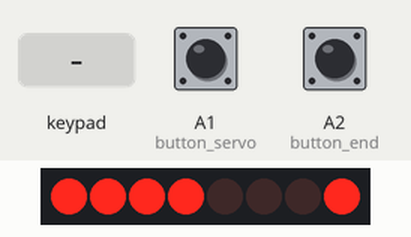
Recording of a sketch running on a simulated Arduino Uno, built with avr-gcc and run on an emulated ATmega328P. On the bench: 8 shift-register outputs drawn as a row of LEDs (first output left, lit = HIGH). Wiring (inferred from the names in the program): shift register (74HC595): data pin 12; shift clock pin 18; latch pin 19. Wiring (inferred from the signals the program sends): row of LEDs: on Q0, Q1, Q2, Q3, Q4, Q5, Q6, Q7. The inputs (shaded band) are chosen by the test bench; at power-on: A1 (button_servo) HIGH, A2 (button_end) HIGH. Random numbers use the default seed unless the sketch sets one; what the sketch prints to the serial monitor is not drawn.

Above: at 1.2 s.
1.3 s: keypad keys 2 4 7 3 pressed 0.4 s apart
At 3.1 s:
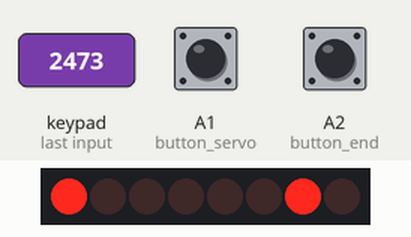
At 5.6 s:
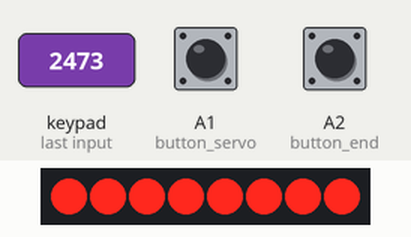
5.9 s: A1 (button_servo) pulled LOW for 0.15 s
At 6.02 s:
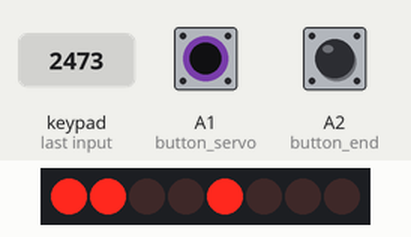
Timing chart, 0 to 27.4 s (numbered marks = the images above; inputs shaded):
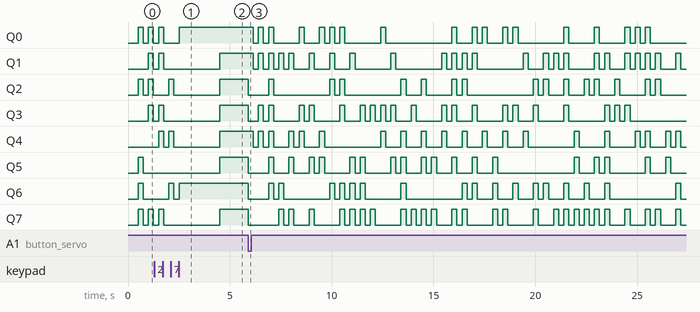

Measured:
- after the input at 5.9 s, Q0: HIGH → LOW after 0.25 s, → HIGH 0.25 s later, → LOW 0.25 s later, → HIGH 0.25 s later, … (35 changes in this stretch); Q1: HIGH → LOW after 0.25 s, → HIGH 0.25 s later, → LOW 0.25 s later, → HIGH 0.25 s later, … (47 changes in this stretch)

The sketch:

arduino-envoyeur-escapeGame.ino
```cpp
#include <Keypad.h>

const int ROW_NUM = 4;
const int COLUMN_NUM = 4;
bool foundCode = false;
int button_end = A2;
int button_servo = A1;

int latchPin = 19;
int clockPin = 18;
int dataPin = 12;

byte leds = 0;
unsigned long previousMillis = 0;
const unsigned long interval = 500;

bool servoZeroSent = false;
bool winGameSent = false;
bool servoNineSent = false;
bool goodCodeSent = false;
bool wrongCodeSent = false;

char code[5];

char keys[ROW_NUM][COLUMN_NUM] = {
  { '1', '2', '3', 'A' },
  { '4', '5', '6', 'B' },
  { '7', '8', '9', 'C' },
  { '*', '0', '#', 'D' }
};

byte pin_rows[ROW_NUM] = { 9, 8, 7, 6 };
byte pin_column[COLUMN_NUM] = { 5, 4, 3, 2 };

Keypad keypad = Keypad(makeKeymap(keys), pin_rows, pin_column, ROW_NUM, COLUMN_NUM);

void updateShiftRegister() {
  digitalWrite(latchPin, LOW);
  for (int i = 0; i < 8; i++) {
    digitalWrite(clockPin, LOW);
    digitalWrite(dataPin, (leds >> i) & 1);
    digitalWrite(clockPin, HIGH);
  }
  digitalWrite(latchPin, HIGH);
}

void setup() {
  Serial.begin(9600);

  pinMode(button_end, INPUT_PULLUP);
  pinMode(button_servo, INPUT_PULLUP);

  pinMode(latchPin, OUTPUT);
  pinMode(dataPin, OUTPUT);
  pinMode(clockPin, OUTPUT);
}

void loop() {
  int buttonStateEnd = digitalRead(button_end);
  int buttonStateServo = digitalRead(button_servo);
  static int count = 0;
  char key = keypad.getKey();
  unsigned long currentMillis = millis();

  if (foundCode) {
    if (!servoZeroSent) {
      delay(2000);
      Serial.write("servoZero", 9);
      servoZeroSent = true;
    }
    if (buttonStateEnd == HIGH && !winGameSent) {
      Serial.write("winGame", 7);
      winGameSent = true;
    }
    if (buttonStateServo == LOW && winGameSent) {
      foundCode = false;
      servoZeroSent = false;
      winGameSent = false;
      servoNineSent = false;
      goodCodeSent = false;
      wrongCodeSent = false;
      count = 0;
    }
  } else {
    if (!servoNineSent) {
      Serial.write("servoNine", 9);
      servoNineSent = true;
    }
    if (key) {
      wrongCodeSent = false;
      code[count] = key;
      count++;
      if (count == 4) {
        code[4] = '\0';
        if (strcmp(code, "2473") == 0) {
          if (!goodCodeSent) {
            Serial.write("goodCode", 8);
            goodCodeSent = true;
          }
          foundCode = true;
        } else {
          if (!wrongCodeSent) {
            Serial.write("wrongCode", 9);
            wrongCodeSent = true;
          }
          count = 0;
        }
      }
    }
  }

  if (winGameSent) {
    leds = 255;  // Set all LEDs on
    updateShiftRegister();
  } else {
    if (currentMillis - previousMillis >= interval) {
      byte ledByte = random(256);
      leds = ledByte;
      updateShiftRegister();
      previousMillis = currentMillis;
    }
    if (currentMillis - previousMillis >= interval / 2) {
      leds = 0;
      updateShiftRegister();
    }
  }
}
```
